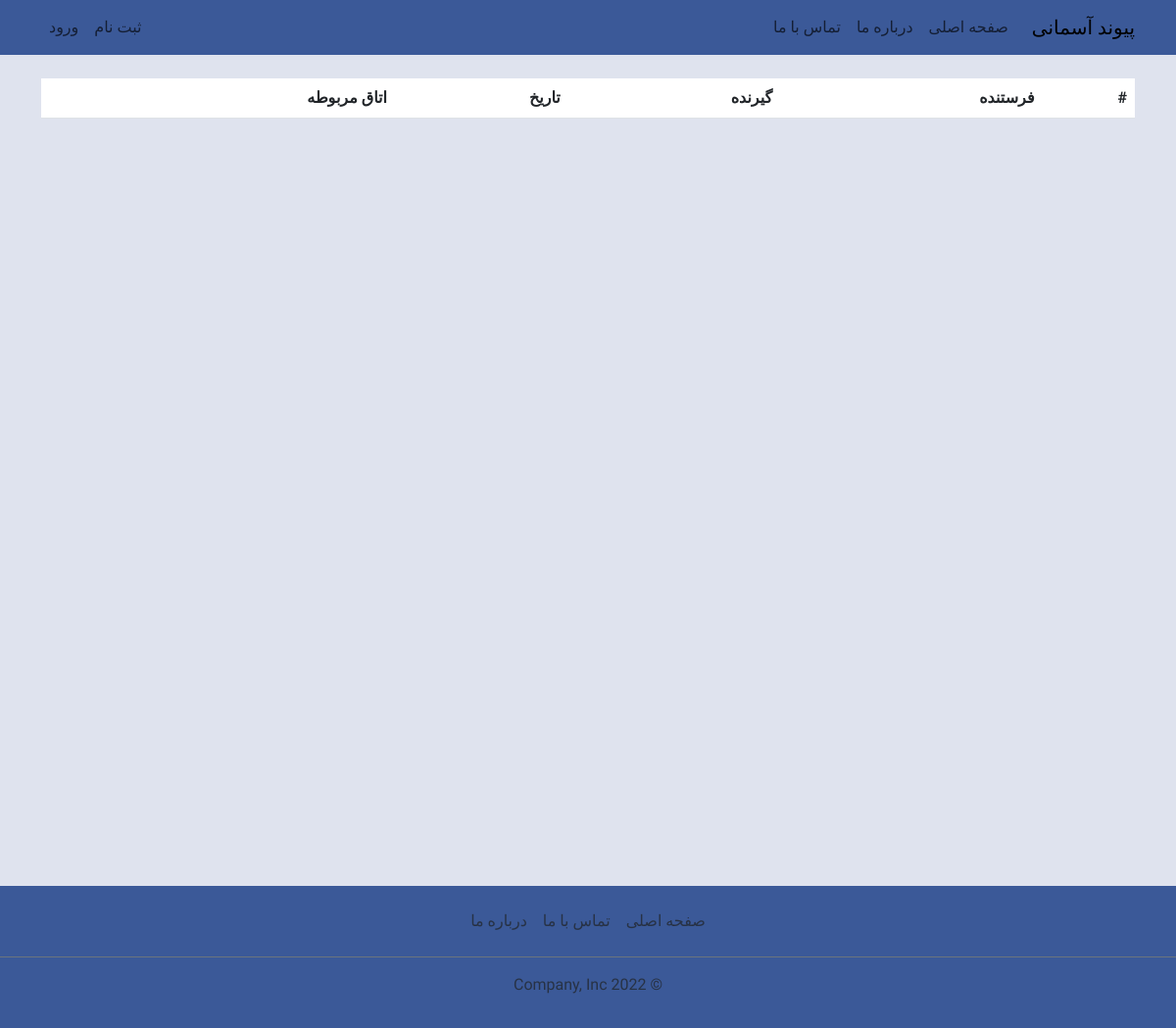
The page /requests_list on the database as committed earlier.
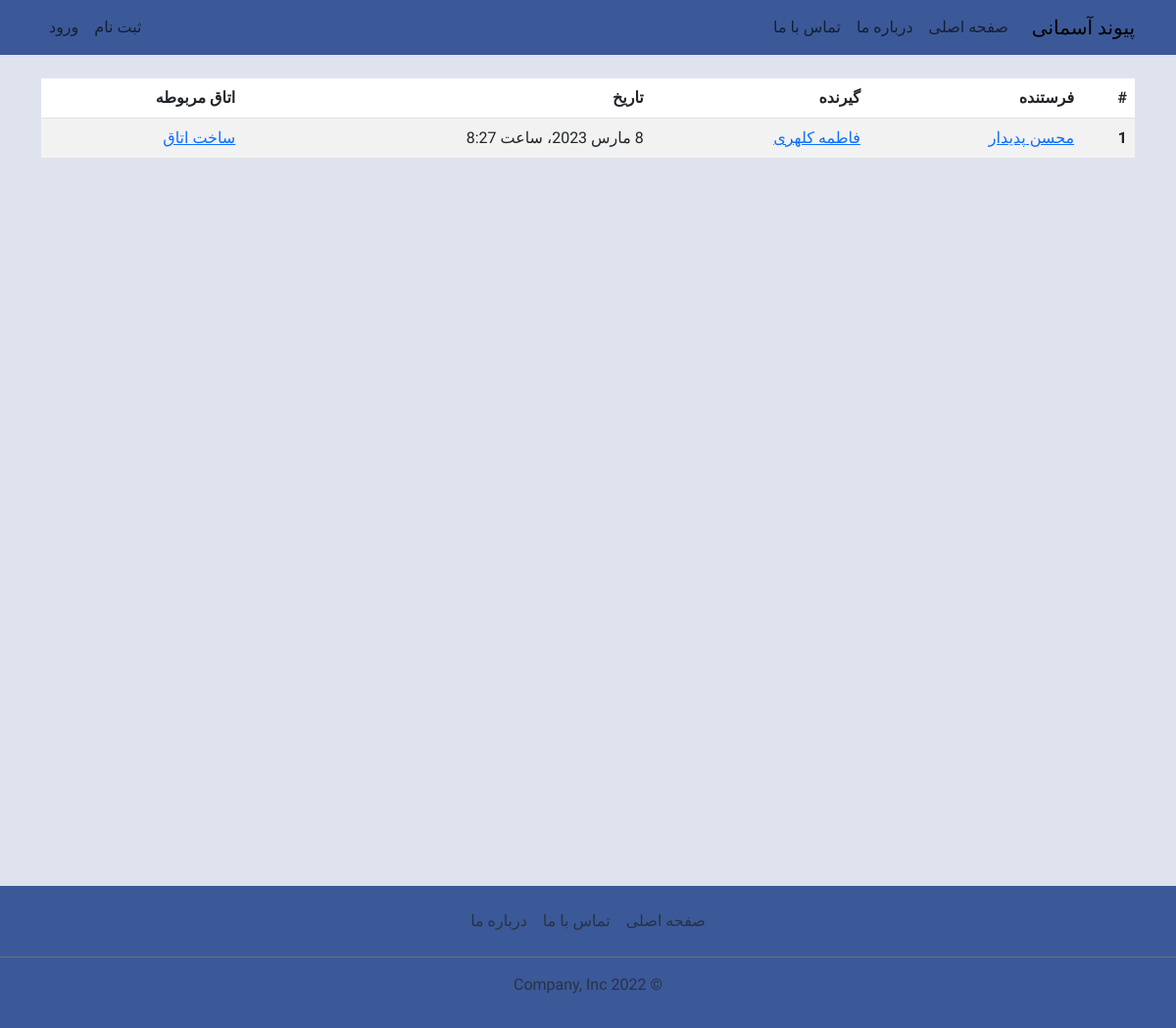
The same page on the database as committed later.
### chat/models.py (models this page shows, shortened)
class Relation(models.Model):
    sender = models.ForeignKey(User, on_delete=models.CASCADE, related_name="sender", verbose_name='فرستنده')
    reciver = models.ForeignKey(User, on_delete=models.CASCADE, related_name="reciver", verbose_name='گیرنده')
    status = models.CharField(max_length=1, choices=RELATION_CHOICES)
    created_at = models.DateTimeField("تاریخ ثبت درخواست", auto_now_add=True)
    updated_at = models.DateTimeField("تاریخ ویرایش", auto_now=True)
    class Meta:
        db_table = 'relations'
        managed = True
        verbose_name = 'رابطه'
        verbose_name_plural = 'رابطه ها'

### account/models.py (models this page shows, shortened)
class User(AbstractBaseUser):
    PHONE_REGEX = RegexValidator(regex=r"^09\d{9}$", message="شماره موبایل اشتباه میباشد")
    phone = models.CharField("شماره موبایل", max_length=11, unique=True, validators=[PHONE_REGEX])
    first_name = models.CharField("نام", max_length=100)
    last_name = models.CharField("نام خانوادگی", max_length=100)
    gender = models.CharField("جنسیت", max_length=1, choices=GENDER_CHOICES, default="1")
    is_active = models.BooleanField("فعال", default=True)
    is_superuser = models.BooleanField("مدیر", default=False)  # superuser
    is_admin = models.BooleanField("رابط", default=False)  # connector
    is_staff = models.BooleanField("کارشناس", default=False)  # expert
    joined_date = models.DateTimeField("تاریخ ثبت نام", auto_now_add=True)
    last_login = models.DateTimeField("تاریخ آخرین ورود", auto_now=True)
    objects = UserManager()
    USERNAME_FIELD = "phone"
    class Meta:
        db_table = "users"
        managed = True
        verbose_name = "کاربر"
        verbose_name_plural = "کاربران"

### adminpanel/views.py (the view)
# urls.py: path('requests_list', views.requests_list, name='requests_list'),
def requests_list(request):
    name = 'adminpanel/requests_list.html'
    title = 'پنل مدیریت'
    relations = Relation.objects.filter(status='2')
    data = {
        'title': title,
        'relations': relations
    }
    return render(request, name, data)

### adminpanel/templatetags/adminpanel_tags.py (called while the page is built)
@register.simple_tag
def hasroom(instance):
    if hasattr(instance, 'room'):
        return True
    return False

### templates/adminpanel/requests_list.html (shortened to what this page needs)
{% extends "base.html" %}
{% load adminpanel_tags %}
{% block header %}
{% include "navbar.html" %}
{% endblock header %}
{% block content %}
<div class="container my-4">
  <table class="table table-striped table-hover">
    <thead>
      <tr>
        <th scope="col">#</th>
        <th scope="col">فرستنده</th>
        <th scope="col">گیرنده</th>
        <th scope="col">تاریخ</th>
        <th scope="col">اتاق مربوطه</th>
      </tr>
    </thead>
    <tbody>
      {% for relation in relations %}
      <tr>
        <th scope="row">1</th>
        <td>
          <a href="{% url 'account:user_detail' pk=relation.sender.pk %}">
            {{ relation.sender.first_name }} {{ relation.sender.last_name }}
          </a>
        </td>
        <td>
          <a href="{% url 'account:user_detail' pk=relation.reciver.pk %}">
            {{ relation.reciver.first_name }} {{ relation.reciver.last_name }}
          </a>
        </td>
        <td>{{ relation.updated_at }}</td>
        <td>
          {% hasroom relation as relation_has_room %}
          {% if relation_has_room %}
          <a href="{% url 'chat:room' relation.room.id %}">برو به اتاق</a>
          {% else %}
          <a href="{% url 'chat:room_create' relation.pk %}">ساخت اتاق</a>
          {% endif %}
        </td>
      </tr>
      {% endfor %}
  </table>
</div>
{% endblock content %}
{% block footer %}
{% include "footer.html" %}
{% endblock footer %}

### templates/base.html (shortened to what this page needs)
<!doctype html>
<html lang="ar" dir="rtl">
<head>
  <link rel="stylesheet" href="https://cdn.jsdelivr.net/npm/bootstrap@5.3.0-alpha1/dist/css/bootstrap.rtl.min.css">
  <link rel="stylesheet" href="https://cdn.jsdelivr.net/npm/bootstrap-icons@1.10.3/font/bootstrap-icons.css">
  {% load static %}
  <link rel="stylesheet" href="{% static 'css/main.css' %}">
</head>
<body>
  {% block header %}{% endblock header %}
  <main>
    {% block content %}{% endblock content %}
  </main>
  {% block footer %}{% endblock footer %}
</body>
</html>

### templates/navbar.html (shortened to what this page needs)
<nav class="navbar navbar-expand-lg">
  <div class="container">
    <a class="navbar-brand" href="{% url 'main:home' %}">پیوند آسمانی</a>
    <div class="collapse navbar-collapse" id="navbarText">
      <ul class="navbar-nav me-auto mb-2 mb-lg-0">
        <li class="nav-item">
          <a class="nav-link" href="{% url 'main:home' %}">صفحه اصلی</a>
        </li>
        <li class="nav-item">
          <a class="nav-link" href="#">درباره ما</a>
        </li>
        <li class="nav-item">
          <a class="nav-link" href="#">تماس با ما</a>
        </li>
      </ul>
      <ul class="navbar-nav mb-2 mb-lg-0">
        {% if user.is_authenticated %}
        <li class="nav-item">
          <a class="nav-link" href="{% url 'account:user_dashboard' %}">پنل کاربری</a>
        </li>
        <li class="nav-item">
          <a class="nav-link" href="{% url 'account:logout' %}">خروج</a>
        </li>
        {% else %}
        <li class="nav-item">
          <a class="nav-link" href="{% url 'account:register' %}">ثبت نام</a>
        </li>
        <li class="nav-item">
          <a class="nav-link" href="{% url 'account:login' %}">ورود</a>
        </li>
        {% endif %}
      </ul>
    </div>
  </div>
</nav>

### templates/footer.html
<footer class="py-3 mt-4">
  <ul class="nav justify-content-center border-bottom border-secondary pb-3 mb-3">
    <li class="nav-item">
      <a href="#" class="nav-link px-2 text-muted">صفحه اصلی</a>
    </li>
    <li class="nav-item">
      <a href="#" class="nav-link px-2 text-muted">تماس با ما</a>
    </li>
    <li class="nav-item">
      <a href="#" class="nav-link px-2 text-muted">درباره ما</a>
    </li>
  </ul>
  <p class="text-center text-muted">&copy; 2022 Company, Inc</p>
</footer>

### static/css/main.css (style rules this page uses)
:root { --color1: #3b5998; --color2: #8b9dc3; --color3: #dfe3ee; --color4: #f7f7f7; }
body { font-family: 'Ubuntu', serif; background-color: var(--color3); }
.navbar { background-color: var(--color1); }
main { min-height: 100vh; }
footer { background-color: var(--color1); }

Rows that differ between the two databases and show on the page:
added Relation: sender.first_name "محسن", sender.last_name "پدیدار", reciver.first_name "فاطمه", reciver.last_name "کلهری", updated_at "8 مارس 2023، ساعت 8:27"
